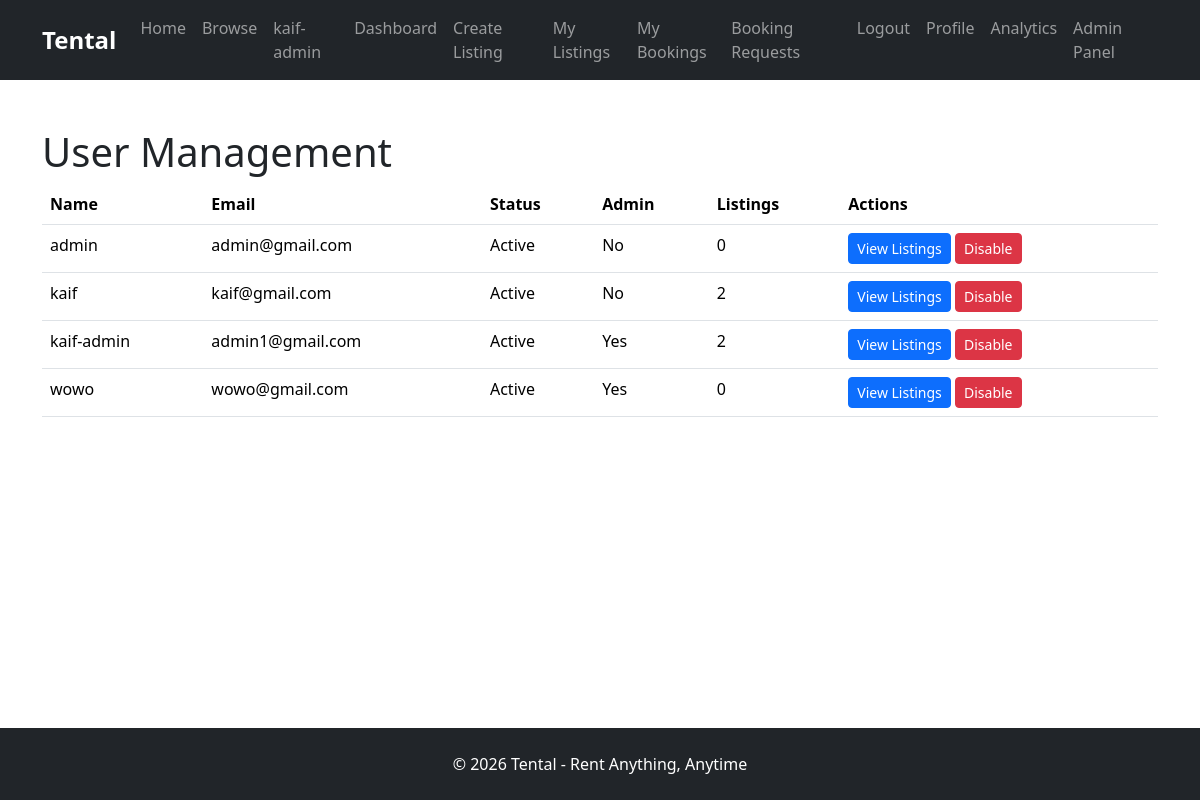
Before: /admin/users (signed in) with the older database file.
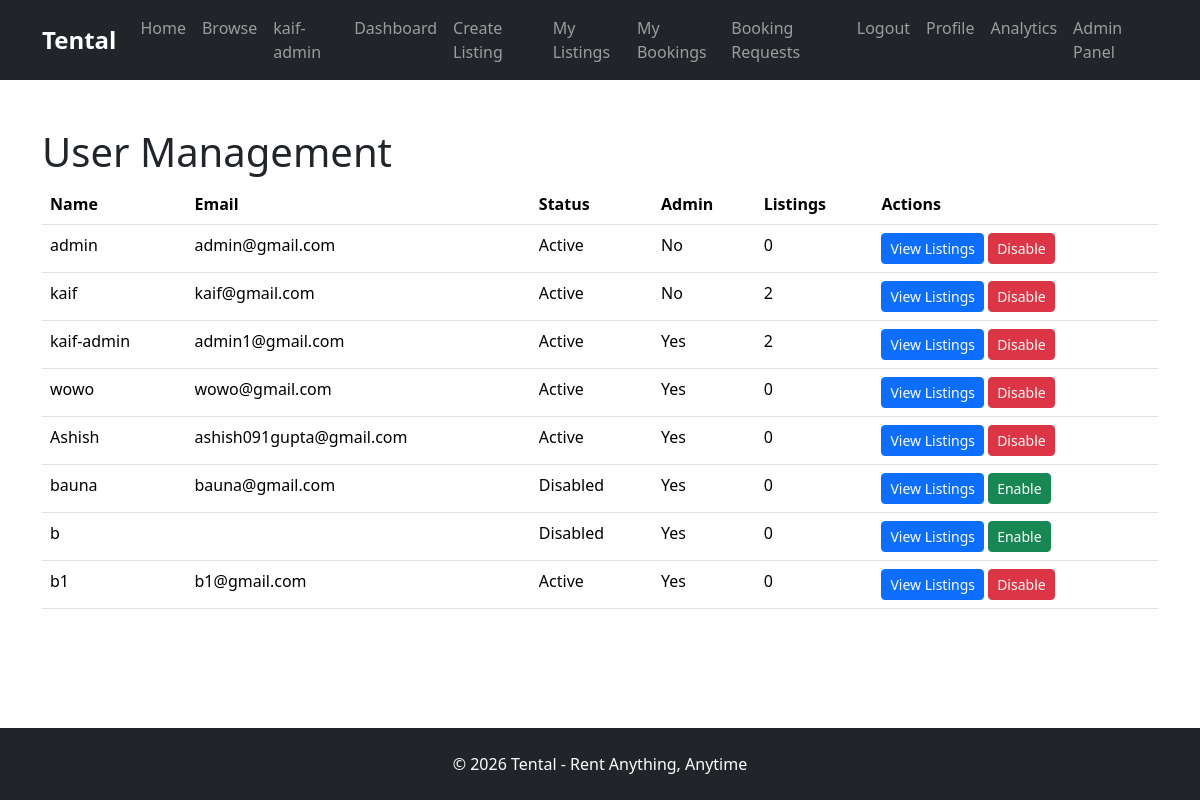
After: the same page with the newer database file.
### models/user.py (models this page shows)
class User(UserMixin, db.Model):
    id = db.Column(db.Integer, primary_key=True)
    name = db.Column(
        db.String(100),
        nullable=False
    )
    email = db.Column(
        db.String(120),
        unique=True,
        nullable=False
    )
    password = db.Column(
        db.String(255),
        nullable=False
    )
    rentals = db.relationship(
        "RentalItem",
        backref="owner",
        lazy=True
    )
    is_admin = db.Column(
        db.Boolean,
        default=False
    )
    is_active_user = db.Column(
        db.Boolean,
        default=True
    )
    bookings = db.relationship(
        "Booking",
        backref="user",
        lazy=True
    )
    reviews = db.relationship(
        "Review",
        backref="user",
        lazy=True
    )

### routes/main.py (the view)
@main.route("/admin/users")
@login_required
def admin_users():
    if not current_user.is_admin:
        return "Access Denied"
    users = User.query.all()
    return render_template(
        "admin/users.html",
        users=users
    )

### models/user.py (called while the page is built)
@login_manager.user_loader
def load_user(user_id):
    return User.query.get(int(user_id))

### templates/admin/users.html
{% extends "base.html" %} {% block content %}
<div class="container mt-5">
  <h1>User Management</h1>
  <table class="table">
    <thead>
      <tr>
        <th>Name</th>
        <th>Email</th>
        <th>Status</th>
        <th>Admin</th>
        <th>Listings</th>
        <th>Actions</th>
      </tr>
    </thead>
    <tbody>
      {% for user in users %}
      <tr>
        <td>{{ user.name }}</td>
        <td>{{ user.email }}</td>
        <td>
          {% if user.is_active_user %} Active {% else %} Disabled {% endif %}
        </td>
        <td>{% if user.is_admin %} Yes {% else %} No {% endif %}</td>
        <td>{{ user.rentals|length }}</td>
        <td>
          <a
            href="{{ url_for('main.user_listings', id=user.id) }}"
            class="btn btn-primary btn-sm"
          >
            View Listings
          </a>
          {% if user.is_active_user %}
          <a
            href="{{ url_for('main.disable_user', id=user.id) }}"
            class="btn btn-danger btn-sm"
          >
            Disable
          </a>
          {% else %}
          <a
            href="{{ url_for('main.enable_user', id=user.id) }}"
            class="btn btn-success btn-sm"
          >
            Enable
          </a>
          {% endif %}
        </td>
      </tr>
      {% endfor %}
    </tbody>
  </table>
</div>
{% endblock %}

### templates/base.html (shortened to what this page needs)
<!doctype html>
<html lang="en">
  <head>
    <link
      href="https://cdn.jsdelivr.net/npm/bootstrap@5.3.7/dist/css/bootstrap.min.css"
      rel="stylesheet"
    />
    <link
      rel="stylesheet"
      href="{{ url_for('static', filename='css/style.css') }}"
    />
  </head>
  <body>
    <nav class="navbar navbar-expand-lg navbar-dark bg-dark">
      <div class="container">
        <a class="navbar-brand" href="#">Tental</a>
        <div class="navbar-nav ms-auto">
          <a class="nav-link" href="{{ url_for('main.home') }}">Home</a>
          <a class="nav-link" href="{{ url_for('main.browse') }}">Browse</a>
          {% if current_user.is_authenticated %}
          <span class="nav-link"> {{ current_user.name }} </span>
          <a class="nav-link" href="{{ url_for('main.owner_dashboard') }}">
            Dashboard
          </a>
          <a class="nav-link" href="{{ url_for('main.create_listing') }}">
            Create Listing
          </a>
          <a class="nav-link" href="{{ url_for('main.my_listings') }}">
            My Listings
          </a>
          <a class="nav-link" href="{{ url_for('main.my_bookings') }}">
            My Bookings
          </a>
          <a class="nav-link" href="{{ url_for('main.booking_requests') }}">
            Booking Requests
          </a>
          <a class="nav-link" href="{{ url_for('auth.logout') }}"> Logout </a>
          <a class="nav-link" href="{{ url_for('main.profile') }}"> Profile </a>
          <li class="nav-item">
            <a class="nav-link" href="{{ url_for('main.analytics') }}">
              Analytics
            </a>
          </li>
          {% if current_user.is_authenticated and current_user.is_admin %}
          <a class="nav-link" href="{{ url_for('main.admin_dashboard') }}">
            Admin Panel
          </a>
          {% endif %} {% else %}
          <a class="nav-link" href="{{ url_for('auth.login') }}"> Login </a>
          <a class="nav-link" href="{{ url_for('auth.register') }}">
            Register
          </a>
          {% endif %}
        </div>
      </div>
    </nav>
    <main class="flex-grow-1">{% block content %} {% endblock %}</main>
    <footer id="footer-section" class="bg-dark text-white text-center py-4">
      <p class="mb-0">© 2026 Tental - Rent Anything, Anytime</p>
    </footer>
  </body>
</html>

### static/css/style.css (style rules this page uses)
:root { --primary-color: #2E8B57; --secondary-color: #1E293B; }
html, body { height: 100%; }
body { display: flex; flex-direction: column; }
#footer-section { margin-top: auto; }
.navbar-brand { font-size: 1.5rem; font-weight: 700; }

Changed rows visible on the page:
added User: name "Ashish", email "ashish091gupta@gmail.com", is_active_user "Active", is_admin "Yes", rentals|length "0"
added User: name "bauna", email "bauna@gmail.com", is_active_user "Disabled", is_admin "Yes", rentals|length "0"
added User: name "b", is_active_user "Disabled", is_admin "Yes", rentals|length "0"
added User: name "b1", email "b1@gmail.com", is_active_user "Active", is_admin "Yes", rentals|length "0"
